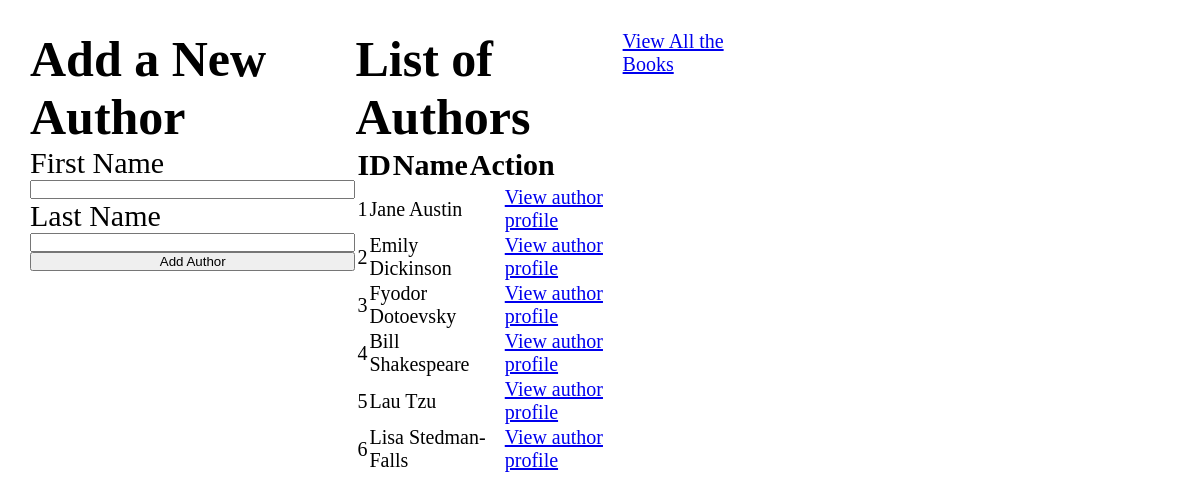
The app's page /authors with its own data.
### books_authors_app/models.py (models this page shows, shortened)
class Authors(models.Model):
    first_name = models.CharField(max_length=45)
    last_name = models.CharField(max_length=45)
    notes = models.TextField(null=True)
    books = models.ManyToManyField(Books, related_name= "book_authors")
    created_at = models.DateTimeField(auto_now_add=True)
    updated_at = models.DateTimeField(auto_now=True)

### books_authors_app/views.py (the view)
# urls.py: path("authors", views.author),
def author(request):
    context = {
    "all_the_authors": Authors.objects.all(),
    }
    return render(request, "authors.html", context)

### books_authors_app/templates/authors.html (shortened to what this page needs)
<!DOCTYPE html>
<html lang="en-US">
<head>
    {% load static %}
    <link rel="stylesheet" href="{% static 'style.css' %}">
</head>
<body>
    <div id="wrapper">
        <div id="add_book">
            <h1>Add a New Author</h1>
            <form action="/authors/create_author" method="POST">
                <label for="first_name">First Name</label>
                <input name="first_name" type="text" required>
                <label for="last_name">Last Name</label>
                <input name="last_name" type="text" required>
                <button type="submit">Add Author</button>
            </form>
        </div>
        <div id="author_list">
            <h1>List of Authors</h1>
            <table>
                <thead>
                    <tr>
                        <th>ID</th>
                        <th>Name</th>
                        <th>Action</th>
                    </tr>
                </thead>
                <tbody>
                        {% for author in all_the_authors %}
                    <tr>
                        <td>{{author.id}}</td>
                        <td>{{author.first_name}} {{author.last_name}}</td>
                        <td><a href="/authors/{{author.id}}">View author profile</a></td>
                    </tr>
                        {% endfor %}
                </tbody>
            </table>
        </div>
        <div id="view_books">
            <a href="/">View All the Books</a>
        </div>
    </div>
</body>
</html>

### books_authors_app/static/style.css (style rules this page uses)
* { margin:0; padding:0; }
html { font-size:10px; }
#wrapper { display: flex; justify-content: space-between; width: 60%; padding:3rem; }
form { display: flex; flex-direction: column; }
form { font-size:3rem; }
table { display:flex; flex-direction: column; }
h1 { font-size:5rem; }
th { font-size:3rem; }
td, a { font-size:2rem; }

### records on screen
Authors: id "1", first_name "Jane", last_name "Austin"
Authors: id "2", first_name "Emily", last_name "Dickinson"
Authors: id "3", first_name "Fyodor", last_name "Dotoevsky"
Authors: id "4", first_name "Bill", last_name "Shakespeare"
Authors: id "5", first_name "Lau", last_name "Tzu"
Authors: id "6", first_name "Lisa", last_name "Stedman-Falls"
